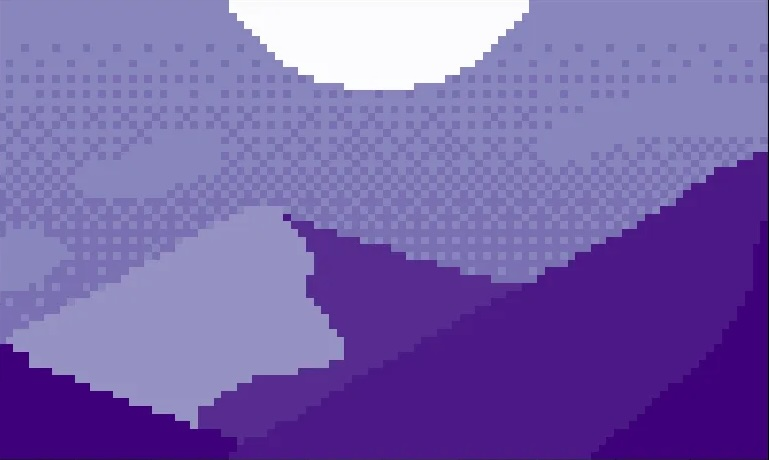
#> input picture mountains.jpg, 769 x 460 px
$ jupyter execute mountain_load.ipynb
#> lines starting #> are read from the running program, lines starting #| are printed output that depends on the picture
[cell 1]
from PIL import Image
import numpy as np

# Carica l'immagine
image_path = 'mountains.jpg'
image = Image.open(image_path)
#> image is the input picture: PIL image 769x460 RGB; mean R, G, B 120.1, 98.7, 171.6

# Ridimensiona l'immagine a 60x100 pixel
resized_image = image.resize((100, 60))
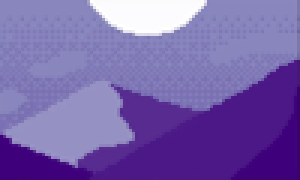
#> resized_image: PIL image 100x60 RGB (shown 3 times larger); mean R, G, B 120.1, 98.7, 171.7

# Converti l'immagine in scala di grigi
gray_image = resized_image.convert('L')
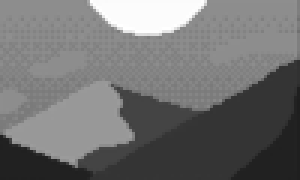
#> gray_image: PIL image 100x60 L (shown 3 times larger); min 30, max 255, mean 113.4

# Converti l'immagine in un array NumPy
image_array = np.array(gray_image)

# Normalizza i valori dei pixel tra 0 e 1
normalized_array = image_array / 255.0

# Salva l'array normalizzato come file .npy
npy_path = 'mountains.npy'
np.save(npy_path, normalized_array)

print(f"File salvato come {npy_path}")
